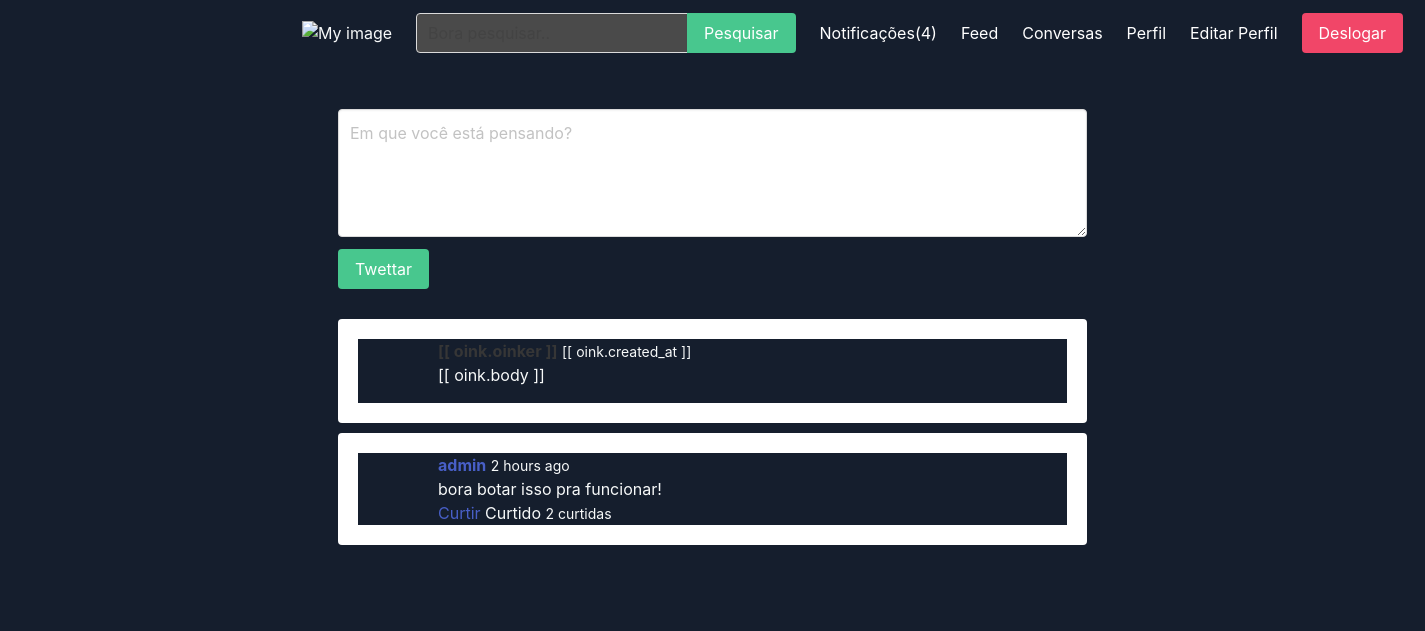
/feed/ (signed in), run on the app's committed database.
### apps/feed/models.py (models this page shows)
class Oink(models.Model):
    body = models.CharField(max_length=255)
    created_by = models.ForeignKey(User, related_name='oinks', on_delete=models.CASCADE)
    created_at = models.DateTimeField(auto_now_add=True)
    class Meta:
        ordering = ('-created_at',)

### apps/feed/views.py (the view)
# urls.py: path('feed/', feed, name='feed'),
@login_required
def feed(request):
    userids = [request.user.id]
    for oinker in request.user.profile.follows.all():
        userids.append(oinker.user.id)
    oinks = Oink.objects.filter(created_by_id__in=userids)
    for oink in oinks:
        likes = oink.likes.filter(created_by_id=request.user.id)
        if likes.count() > 0:
            oink.liked = True
        else:
            oink.liked = False
    return render(request, 'feed/feed.html', {'oinks': oinks})

### apps/notification/context_processors.py (called while the page is built)
def notifications(request):
    if request.user.is_authenticated:
        return {'notifications': request.user.notifications.filter(is_read=False)}
    else:
        return {'notifications': []}

### apps/feed/templates/feed/feed.html (shortened to what this page needs)
{% extends 'core/base.html' %} {% load humanize %} {% block content %}
<div class="container" id="feedapp">
  <div class="columns">
    <div class="column is-12">
      <div class="wrapper-form">
        <form v-on:submit.prevent="submitOink()">
          <div class="field">
            <div class="control">
              <textarea
                class="textarea"
                v-model="body"
                placeholder="Em que você está pensando?"
              ></textarea>
            </div>
          </div>
          <div class="field">
            <div class="control">
              <button class="button is-success">Twettar</button>
            </div>
          </div>
        </form>
      </div>
      <div class="wrapper-oinks">
        <div class="oink" v-for="oink in oinks">
          <article class="media">
            <figure class="media-left">
              <p class="image is-64x64">
              </p>
            </figure>
            <div class="media-content">
              <div class="content">
                <p>
                  <strong>[[ oink.oinker ]]</strong>
                  <small>[[ oink.created_at ]]</small>
                  <br />
                  [[ oink.body ]]
                </p>
              </div>
            </div>
          </article>
        </div>
        {% for oink in oinks %}
        <div class="oink">
          <article class="media">
            <figure class="media-left">
              <p class="image is-64x64">
              </p>
            </figure>
            <div class="media-content">
              <div class="content">
                <p>
                  <strong
                    ><a href="{% url 'profile' oink.created_by.username %}"
                      >{{ oink.created_by.username }}</a
                    ></strong
                  >
                  <small>{{ oink.created_at|naturaltime }}</small>
                  <br />
                  {{ oink.body }}
                  <br />
                  <a
                    @click="likeOink({{ oink.id}})"
                    v-if="!liked_oinks.includes({{ oink.id }})"
                    >Curtir</a
                  >
                  <span v-if="liked_oinks.includes({{ oink.id }})"
                    >Curtido</span
                  >
                  <small id="likes-{{ oink.id }}"
                    >{{ oink.likes.count }} curtidas</small
                  >
                </p>
              </div>
            </div>
          </article>
        </div>
        {% endfor %}
      </div>
    </div>
  </div>
</div>
{% endblock %}

### static/css/main.css (style rules this page uses)
body { padding: 5px 290px; background: #151e2d; height: 100vh; }
* { background: #151e2d; color: #f7f9f9; }
.wrapper-oinks { margin-top: 30px; }
.wrapper-oinks .oink, .notifications-wrapper .media { margin-bottom: 10px; padding: 20px; border-radius: 4px; background: #fff; }

### data on the page
Oink: created_by.username "admin", created_at "2 hours ago", body "bora botar isso pra funcionar!", likes.count "2"

### other printed values
{{ notifications.count }} "4"
